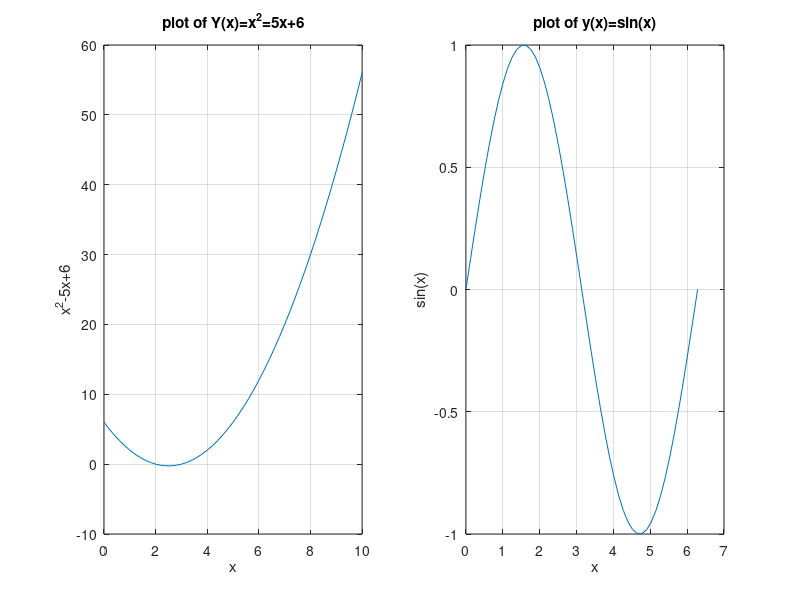

The MATLAB script that drew this image:
clear all;
clc;
%this will plot  y(x)=x^2-5x+6

x1=linspace(0,10,51);
y1 = x1.^2-5*x1+6;

x2=linspace(0,2*pi,51);
y2 = sin(x2);

figure(1)
subplot(1,2,1)
plot(x1,y1)
grid on
xlabel('x')
ylabel('x^2-5x+6')
title('plot of Y(x)=x^2=5x+6')


subplot(1,2,2)
plot(x2,y2)
xlabel('x')
ylabel('sin(x)')
title('plot of y(x)=sin(x)')
grid on


% figure(2)
subplot(1,2,1)
plot(x1,y1)
grid on
xlabel('x')
ylabel('x^2-5x+6')
title('plot of Y(x)=x^2=5x+6')


subplot(1,2,2)
plot(x2,y2)
xlabel('x')
ylabel('sin(x)')
title('plot of y(x)=sin(x)')
grid on






